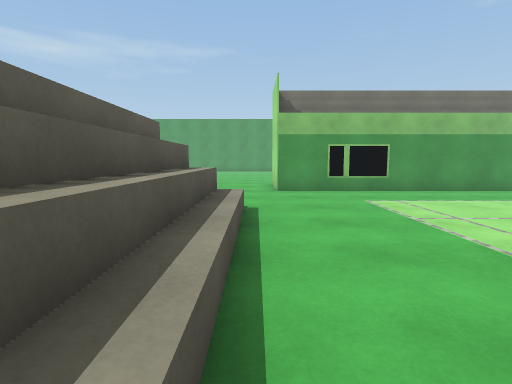
view 1 (above)

23 first-person views from a walk through a scene from a Unity 3-D project. The camera is 1.2 m above the floor, tilts 6° down and sees 80° across. The floor is counted in squares, 1 m on a side. Each view is taken from the middle of a square. On the plan, view 1 faces up. The plan holds only what a view shows up to about 13 squares ahead; the rest is blank. The place goes on beyond the plan. Some animated figures are left out. Surface patterns are stand-ins for the level's own textures.

view 2
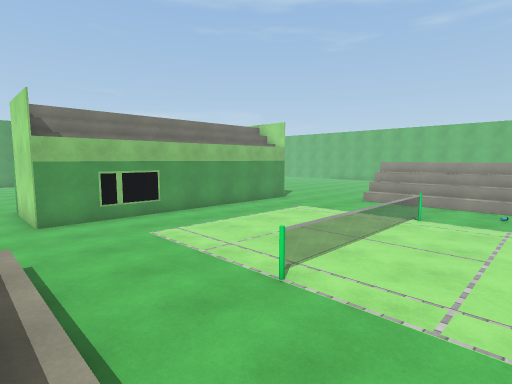

view 3
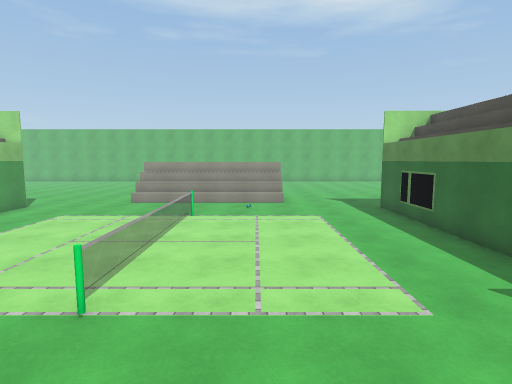

view 4
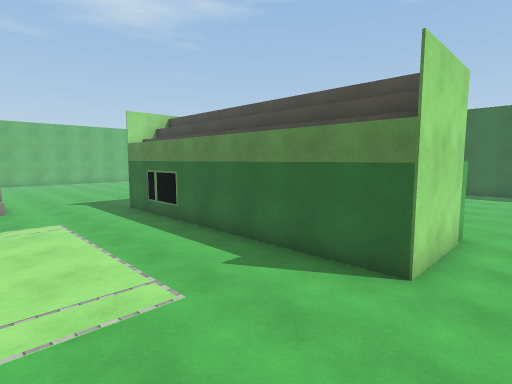

view 5
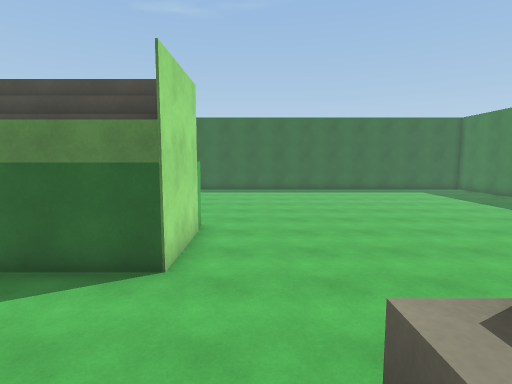

view 6
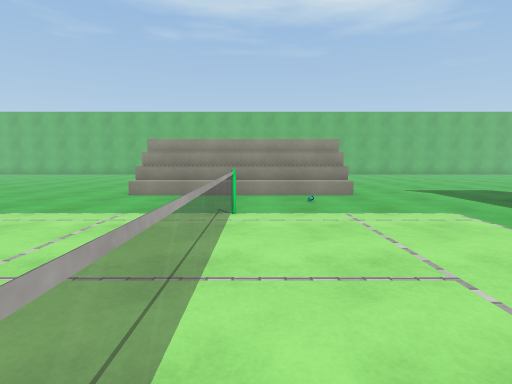

view 7
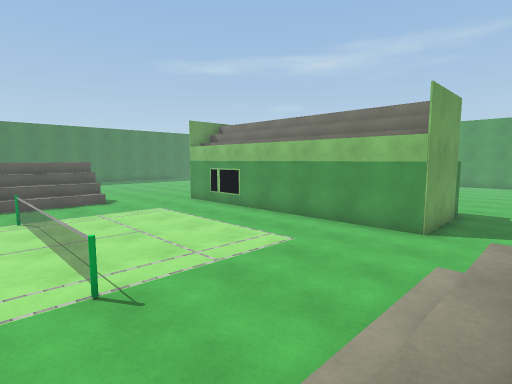

view 8
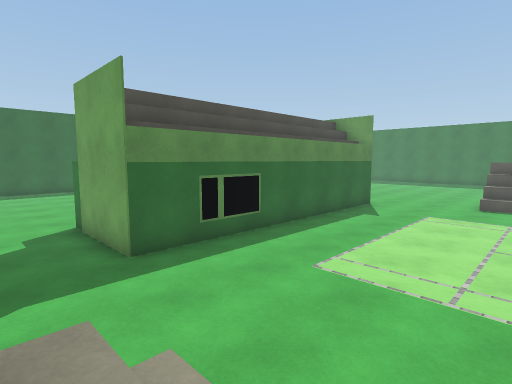

view 9
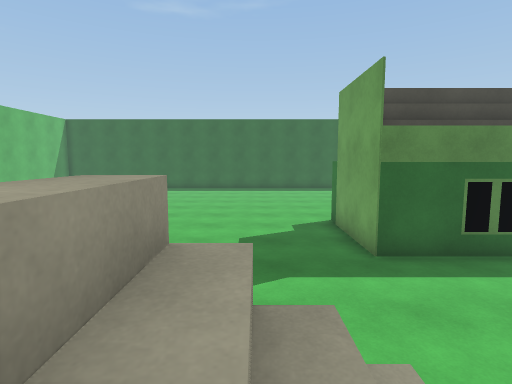

view 10
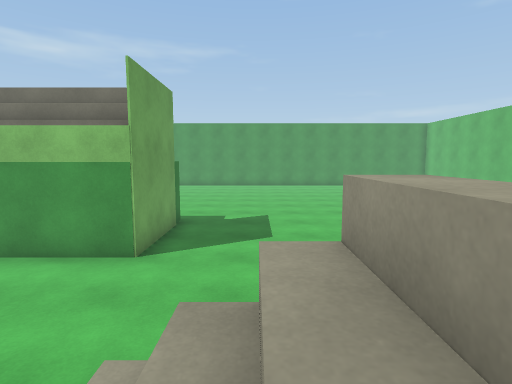

view 11
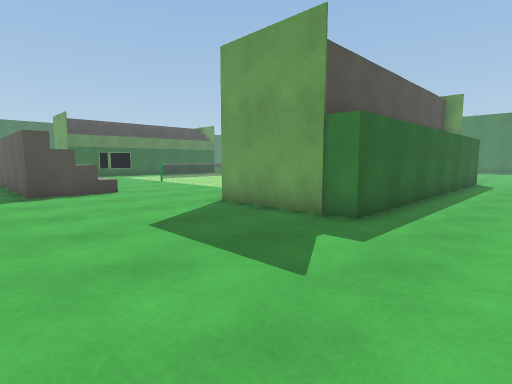

view 12
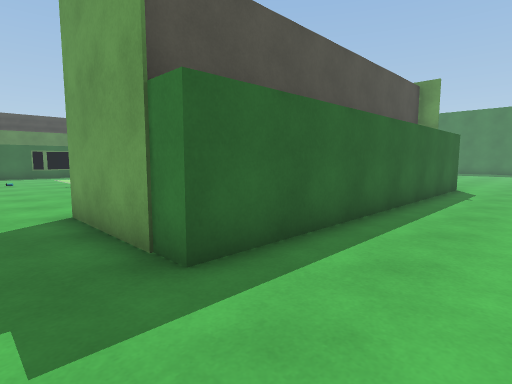

view 13
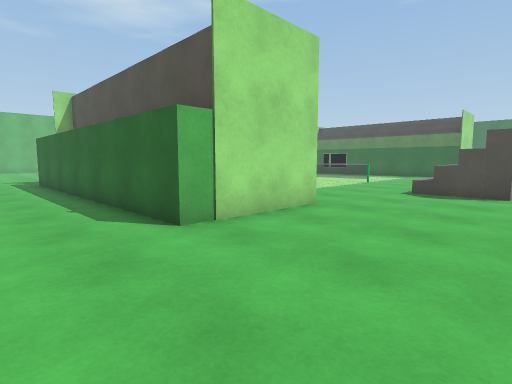

view 14
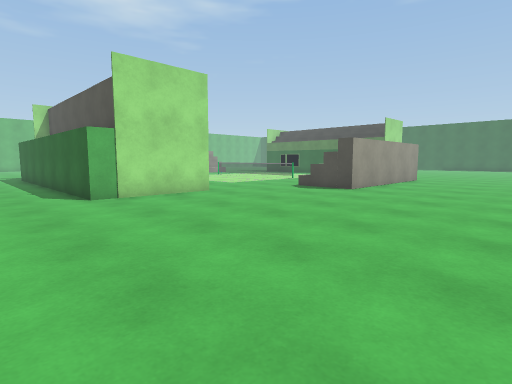

view 15
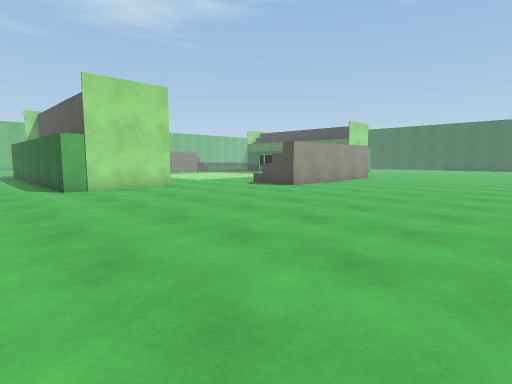

view 16
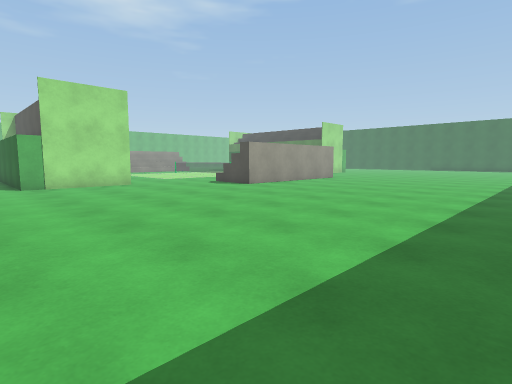

view 17
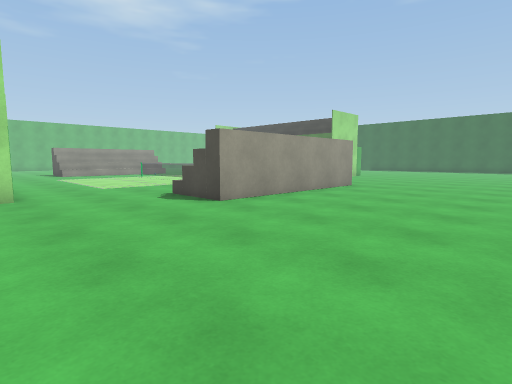

view 18
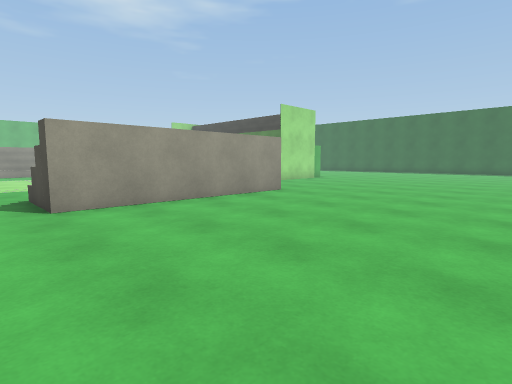

view 19
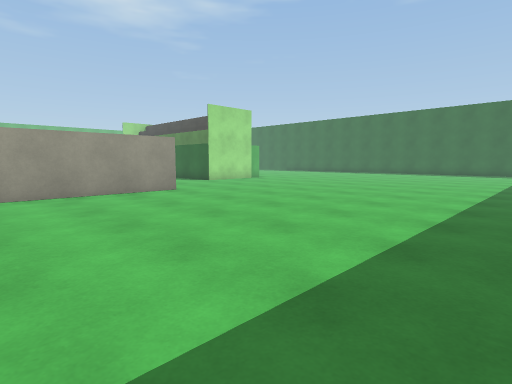

view 20
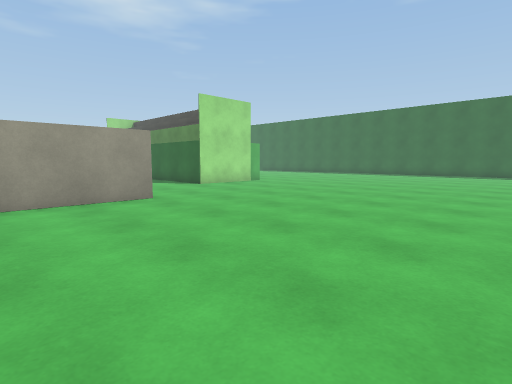

view 21
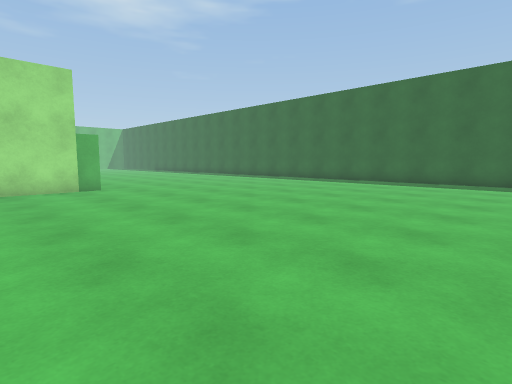

view 22
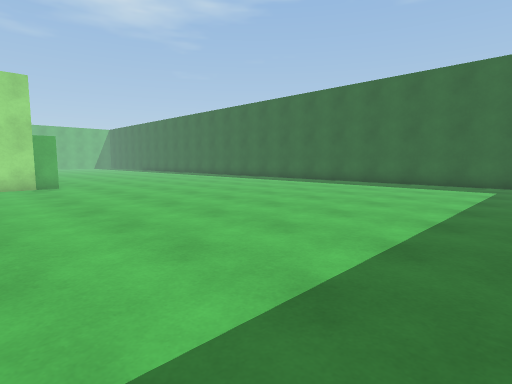

view 23
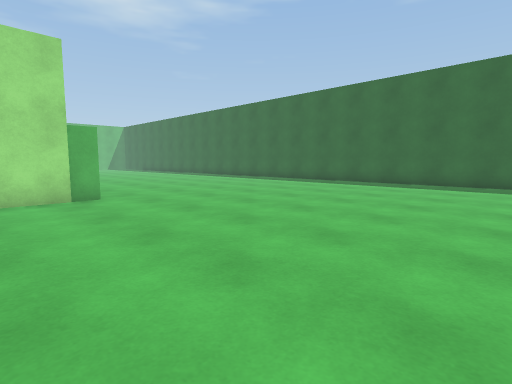

### Floor plan
Key: @ floor where view 1 was taken; # wall or solid block; . floor; / step, stairs or slope; = window, fence, low wall or low ledge; ^ raised ledge; C green cylinder.
Columns run from 14 left of view 1 to 19 right of it. Each row starts with its distance up from view 1.
 19   . .............      ......... .
 18 . ................................
 17  .................................
 16 ...............#############......
 15 ...............#           #......
 14 ...............#           #......
 13 ...............#           #......
 12 ...............#############.....
 11  ................................
 10  ................................
  9  ................................
  8  ................................
  7  ..........#=/...............//^.
  6 ...........#^/...............//^.
  5  ..........#^/...............//^.
  4 ...........#^/...C=======C...//^.
  3 ...........#^/...............//^
  2 ...........#^/...............//^
  1 ...........# /...............//^
  0 ...........#=/@..............//^
 -1  ............  ................
 -2  ...............................
 -3  ...............................
 -4  ...............................
 -5  ..............#############....
 -6 ...............#           #.....
 -7  ..............#           #......
 -8 ...............#           #......
 -9 ...............#           #......
-10 ...................        .......
-11 ...................        .......
-12 ..................         ...
-13  ................          ...
-14  ................           ..
-15  ...............
-16  .............
-17  ............
-18  ...........
-19  ..........
-20  .........
-21  .... ...
-22  ##   ##

Where each view was taken, in squares from view 1:
view 1: 0 up, 0 right, facing up
view 2: 0 up, 1 left, facing up-right
view 3: 1 up, 1 left, facing right
view 4: 1 up, 1 left, facing down-right
view 5: 1 up, 1 left, facing down
view 6: 3 up, 4 right, facing right
view 7: 2 up, 16 right, facing up-left
view 8: 2 up, 16 right, facing down-left
view 9: 2 up, 16 right, facing down
view 10: 5 up, 16 right, facing up
view 11: 19 up, 19 right, facing down-left
view 12: 19 up, 15 right, facing down-left
view 13: 19 up, 4 left, facing down-right
view 14: 19 up, 9 left, facing down-right
view 15: 19 up, 12 left, facing down-right
view 16: 18 up, 14 left, facing down-right
view 17: 13 up, 10 left, facing down-right
view 18: 9 up, 11 left, facing down-right
view 19: 6 up, 14 left, facing down-right
view 20: 4 up, 12 left, facing down-right
view 21: 5 down, 12 left, facing down-right
view 22: 6 down, 14 left, facing down-right
view 23: 6 down, 9 left, facing down-right
